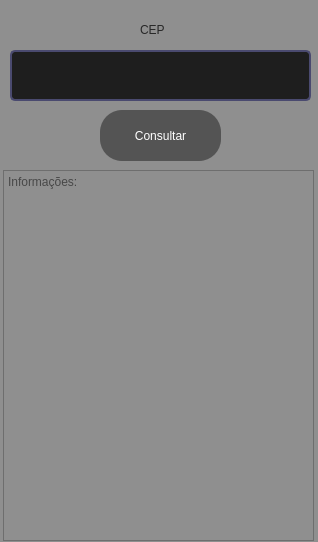
<?xml version="1.0" encoding="UTF-8"?>
<ui version="4.0">
 <class>MainWindow</class>
 <widget class="QMainWindow" name="MainWindow">
  <property name="geometry">
   <rect>
    <x>0</x>
    <y>0</y>
    <width>318</width>
    <height>542</height>
   </rect>
  </property>
  <property name="minimumSize">
   <size>
    <width>318</width>
    <height>542</height>
   </size>
  </property>
  <property name="maximumSize">
   <size>
    <width>318</width>
    <height>542</height>
   </size>
  </property>
  <property name="sizeIncrement">
   <size>
    <width>318</width>
    <height>542</height>
   </size>
  </property>
  <property name="windowTitle">
   <string>Consult CEP - CDAW</string>
  </property>
  <property name="styleSheet">
   <string notr="true">background: rgb(143, 143, 143)</string>
  </property>
  <widget class="QWidget" name="centralwidget">
   <widget class="QPushButton" name="botao">
    <property name="geometry">
     <rect>
      <x>100</x>
      <y>110</y>
      <width>121</width>
      <height>51</height>
     </rect>
    </property>
    <property name="styleSheet">
     <string notr="true">QPushButton{
color: rgb(255, 255, 255);
border-style: solid;
background: rgb(84, 84, 84);
border-radius: 22px;
padding: 15px;
}
QPushButton:hover {
	border: 2px solid rgb(0, 85, 255);
}
QPushButton:focus {
	border: 2px solid rgb(0, 255, 0);	
	color: rgb(200, 200, 200);
}</string>
    </property>
    <property name="text">
     <string>Consultar</string>
    </property>
   </widget>
   <widget class="QLineEdit" name="cep_input">
    <property name="geometry">
     <rect>
      <x>10</x>
      <y>50</y>
      <width>301</width>
      <height>51</height>
     </rect>
    </property>
    <property name="styleSheet">
     <string notr="true">QLineEdit {
	border: 2px solid rgb(74, 74, 111);
	border-radius: 5px;
	padding: 15px;
	background-color: rgb(30, 30, 30);	
	color: rgb(100, 100, 100);
}
QLineEdit:hover {
	border: 2px solid rgb(0, 85, 255);
}
QLineEdit:focus {
	border: 2px solid rgb(250, 252, 95);	
	color: rgb(200, 200, 200);
}</string>
    </property>
    <property name="maxLength">
     <number>9</number>
    </property>
   </widget>
   <widget class="QLabel" name="label">
    <property name="geometry">
     <rect>
      <x>140</x>
      <y>20</y>
      <width>41</width>
      <height>20</height>
     </rect>
    </property>
    <property name="styleSheet">
     <string notr="true">font: 14pt &quot;Lucida Fax&quot;;
color: rgb(39, 39, 39);</string>
    </property>
    <property name="text">
     <string>CEP</string>
    </property>
   </widget>
   <widget class="QTextEdit" name="caixa_info">
    <property name="geometry">
     <rect>
      <x>3</x>
      <y>170</y>
      <width>311</width>
      <height>371</height>
     </rect>
    </property>
    <property name="placeholderText">
     <string>Informações:</string>
    </property>
   </widget>
  </widget>
 </widget>
 <resources/>
 <connections/>
</ui>
